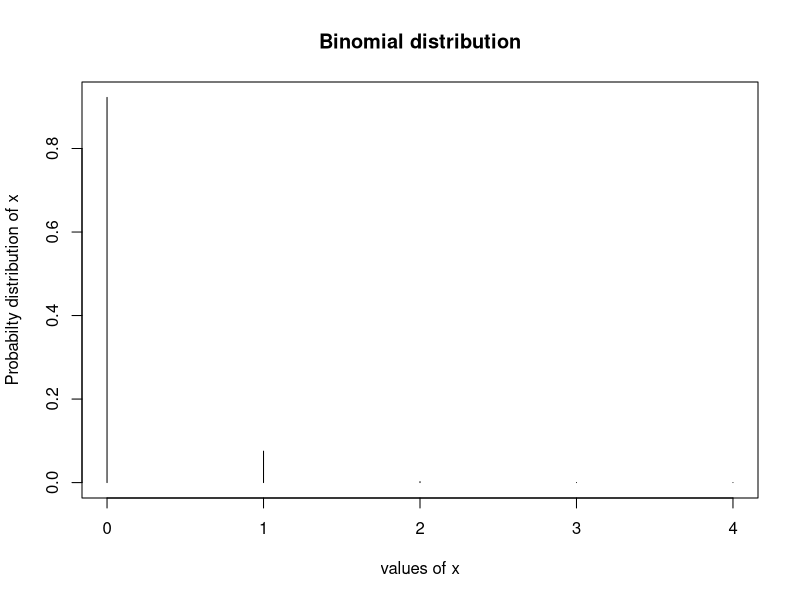

R code for this plot:
n=4
n
p=0.02
p
dbinom(2,n,p)
sum(dbinom(2:4,n,p))
1-pbinom(1,n,p)
sum(dbinom(0:2,n,p))
pbinom(2,n,p)
x=0:n
px=dbinom(x,n,p)
Ex=weighted.mean(x,px)
Ex
varx=weighted.mean(x*px,px)-(weighted.mean(x,px))^2
varx
plot(x,px,type="h",xlab="values of x",ylab="Probabilty distribution of x",main="Binomial distribution")
